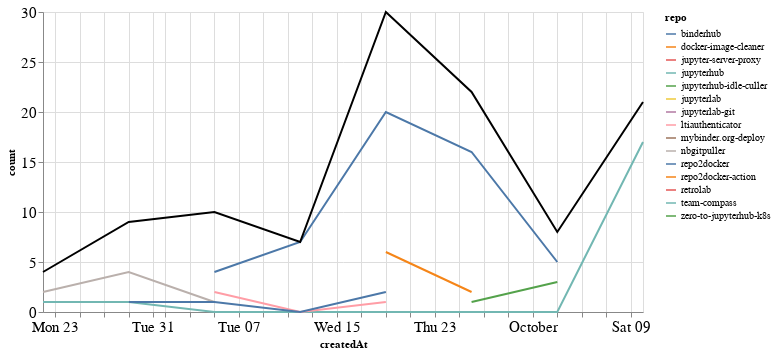

The cell this chart's notebook holds for it:
### Markdown cell above
### Comments

### Code cell
comments_time = comments.groupby('repo').resample('W', on='createdAt').count()['author'].reset_index()
comments_time = comments_time.rename(columns={'author': 'count'})
comments_time_total = comments_time.groupby('createdAt').agg({"count": "sum"}).reset_index()
ch1 = alt.Chart(comments_time, width=600).mark_line().encode(
    x='createdAt',
    y='count',
    color='repo',
    tooltip="repo"
)

ch2 = alt.Chart(comments_time_total, width=600).mark_line(color="black").encode(
    x='createdAt',
    y='count',
)

ch1 + ch2

### Figure 1 — Vega-Lite specification as saved in the notebook (floating-point values rounded to 4 significant figures)
{"config": {"axisLeft": {"labelFontSize": 15}, "axisBottom": {"labelFontSize": 15}}, "layer": [{"data": {"name": "data-ddcfd2afa1c9fd8fb43e4c7dfc90e7cf"}, "mark": "line", "encoding": {"color": {"type": "nominal", "field": "repo"}, "tooltip": {"type": "nominal", "field": "repo"}, "x": {"type": "temporal", "field": "createdAt"}, "y": {"type": "quantitative", "field": "count"}}, "width": 600}, {"data": {"name": "data-cf79c6d95507087929fb2baa0bd3cdab"}, "mark": {"type": "line", "color": "black"}, "encoding": {"x": {"type": "temporal", "field": "createdAt"}, "y": {"type": "quantitative", "field": "count"}}, "width": 600}], "$schema": "https://vega.github.io/schema/vega-lite/v4.8.1.json", "datasets": {"data-ddcfd2afa1c9fd8fb43e4c7dfc90e7cf": [{"repo": "binderhub", "createdAt": "2021-09-05T00:00:00", "count": 4}, {"repo": "binderhub", "createdAt": "2021-09-12T00:00:00", "count": 7}, {"repo": "binderhub", "createdAt": "2021-09-19T00:00:00", "count": 20}, {"repo": "binderhub", "createdAt": "2021-09-26T00:00:00", "count": 16}, {"repo": "binderhub", "createdAt": "2021-10-03T00:00:00", "count": 5}, {"repo": "docker-image-cleaner", "createdAt": "2021-09-19T00:00:00", "count": 6}, {"repo": "docker-image-cleaner", "createdAt": "2021-09-26T00:00:00", "count": 2}, {"repo": "jupyter-server-proxy", "createdAt": "2021-08-29T00:00:00", "count": 2}, {"repo": "jupyterhub", "createdAt": "2021-08-22T00:00:00", "count": 1}, {"repo": "jupyterhub", "createdAt": "2021-08-29T00:00:00", "count": 1}, {"repo": "jupyterhub", "createdAt": "2021-09-05T00:00:00", "count": 0}, {"repo": "jupyterhub", "createdAt": "2021-09-12T00:00:00", "count": 0}, {"repo": "jupyterhub", "createdAt": "2021-09-19T00:00:00", "count": 0}, {"repo": "jupyterhub", "createdAt": "2021-09-26T00:00:00", "count": 0}, {"repo": "jupyterhub", "createdAt": "2021-10-03T00:00:00", "count": 0}, {"repo": "jupyterhub", "createdAt": "2021-10-10T00:00:00", "count": 17}, {"repo": "jupyterhub-idle-culler", "createdAt": "2021-09-26T00:00:00", "count": 1}, {"repo": "jupyterlab", "createdAt": "2021-10-10T00:00:00", "count": 1}, {"repo": "jupyterlab-git", "createdAt": "2021-10-10T00:00:00", "count": 3}, {"repo": "ltiauthenticator", "createdAt": "2021-09-05T00:00:00", "count": 2}, {"repo": "ltiauthenticator", "createdAt": "2021-09-12T00:00:00", "count": 0}, {"repo": "ltiauthenticator", "createdAt": "2021-09-19T00:00:00", "count": 1}, {"repo": "mybinder.org-deploy", "createdAt": "2021-09-26T00:00:00", "count": 2}, {"repo": "nbgitpuller", "createdAt": "2021-08-22T00:00:00", "count": 2}, {"repo": "nbgitpuller", "createdAt": "2021-08-29T00:00:00", "count": 4}, {"repo": "nbgitpuller", "createdAt": "2021-09-05T00:00:00", "count": 1}, {"repo": "repo2docker", "createdAt": "2021-08-29T00:00:00", "count": 1}, {"repo": "repo2docker", "createdAt": "2021-09-05T00:00:00", "count": 1}, {"repo": "repo2docker", "createdAt": "2021-09-12T00:00:00", "count": 0}, {"repo": "repo2docker", "createdAt": "2021-09-19T00:00:00", "count": 2}, {"repo": "repo2docker-action", "createdAt": "2021-09-19T00:00:00", "count": 1}, {"repo": "retrolab", "createdAt": "2021-09-05T00:00:00", "count": 2}, {"repo": "team-compass", "createdAt": "2021-08-22T00:00:00", "count": 1}, {"repo": "team-compass", "createdAt": "2021-08-29T00:00:00", "count": 1}, {"repo": "zero-to-jupyterhub-k8s", "createdAt": "2021-09-26T00:00:00", "count": 1}, {"repo": "zero-to-jupyterhub-k8s", "createdAt": "2021-10-03T00:00:00", "count": 3}], "data-cf79c6d95507087929fb2baa0bd3cdab": [{"createdAt": "2021-08-22T00:00:00", "count": 4}, {"createdAt": "2021-08-29T00:00:00", "count": 9}, {"createdAt": "2021-09-05T00:00:00", "count": 10}, {"createdAt": "2021-09-12T00:00:00", "count": 7}, {"createdAt": "2021-09-19T00:00:00", "count": 30}, {"createdAt": "2021-09-26T00:00:00", "count": 22}, {"createdAt": "2021-10-03T00:00:00", "count": 8}, {"createdAt": "2021-10-10T00:00:00", "count": 21}]}}
